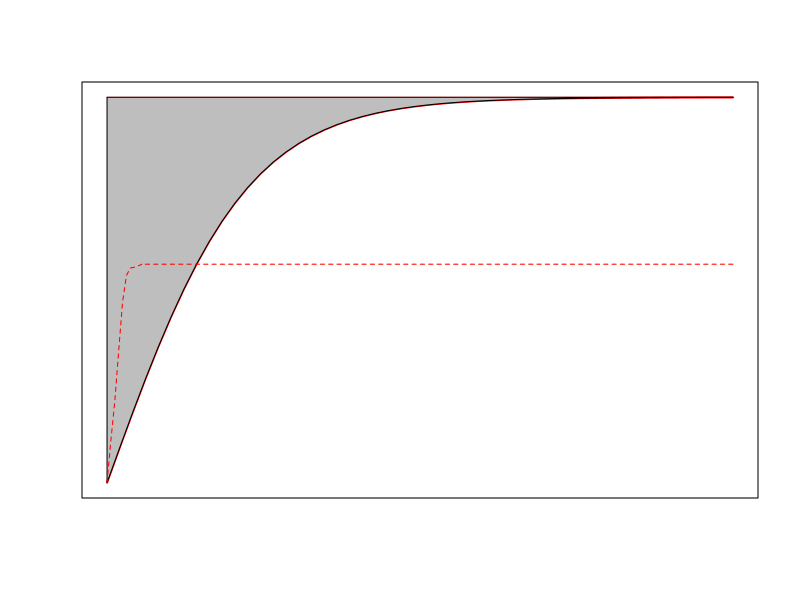

Source code (R):
## ---- chunk 1
#Represent regret
x <- seq(0,4.5,len=50)
y <- rep(1, 50)
y2 <- tanh(x)
y3 <- rep(y2[8], 47)

plot(x, y2, xaxt='n', yaxt='n', ann="FALSE", type="l", col="red", lwd=2)
lines(x,y, col="red")

polygon(c(x,rev(x)),c(y2,rev(y)),col="gray")
lines(x[4:50], y3, col="red", lty="dashed")

finx<- seq(0,0.25, len=10)
finy<- c(0, .11, .21, .34, y2[8]-0.1, y2[8]-0.03, y2[8]-0.01, y2[8]-0.008, y2[8]-0.005, y2[8])
lines(finx, finy, col="red", lty="dashed")
